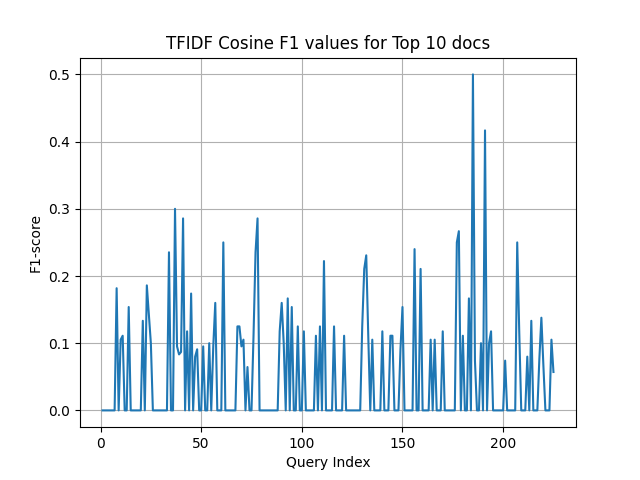
#> input picture TFIDF Cosine F1 values for Top 10 docs.png, 640 x 480 px
$ python -i assignment1.py   (imports and definitions only)
#> lines starting #> are read from the running program, lines starting #| are printed output that depends on the picture
import numpy as np
from sklearn.feature_extraction.text import ENGLISH_STOP_WORDS
from sklearn.feature_extraction.text import CountVectorizer
from sklearn.feature_extraction.text import TfidfVectorizer

from sklearn.metrics.pairwise import cosine_similarity
import matplotlib.pyplot as plt
from sklearn.metrics.pairwise import pairwise_distances
import pprint


class CustomTFIDFvectoriser(CountVectorizer):

    # [38 lines left out: function fit_transform, not called in this run]


# [8 lines not run here, left out]
'''Convert a file from txt to dictionary'''


def convert_file_dict(data):
    query_dict = {}
    query_id = data.split('.I')
    for k in query_id:
        if len(k) > 1:
            only_doc_matter = k.split('.W')
            unique_id = only_doc_matter[0].strip().split()[0]
            description = only_doc_matter[1]
            description = ' '.join(word for word in description.split() if word.lower() not in ENGLISH_STOP_WORDS)
            lowered_description = description.lower()
            query_dict[int(unique_id)] = lowered_description

    return query_dict


'''Convert all the values in dict to list that only contains all the values'''


def only_matter(id_matter_dict):
    matter_list = [id_matter_dict[idKey] for idKey in id_matter_dict]
    return matter_list


# [41 lines left out: functions relevancescores, qrelationFile, plotting_graphs, not called in this run]


'''All the values in dictionary is transferred to a list'''
# [1 line that did not run here, left out]
# [1 line that did not run here, left out]
vectorizer = CountVectorizer(binary=True, lowercase=True, stop_words=list(ENGLISH_STOP_WORDS))
# [1 line that did not run here, left out]
# [1 line that did not run here, left out]

''' Query Processing'''
# [1 line that did not run here, left out]
# [1 line that did not run here, left out]
# [1 line that did not run here, left out]
# [1 line that did not run here, left out]
# [1 line that did not run here, left out]

'''cosine similarity & Pairwise'''
# [1 line that did not run here, left out]
# [1 line that did not run here, left out]
# [1 line that did not run here, left out]
# [1 line that did not run here, left out]

# [1 line that did not run here, left out]

# [1 line that did not run here, left out]
# [1 line that did not run here, left out]

tfidf = CustomTFIDFvectoriser()
# [1 line that did not run here, left out]
# [1 line that did not run here, left out]

'''Cosine similarity'''
# [1 line that did not run here, left out]
# [1 line that did not run here, left out]

'''Euclidean'''
# [1 line that did not run here, left out]
# [1 line that did not run here, left out]

# [1 line that did not run here, left out]
# [1 line that did not run here, left out]

# [15 lines not run here, left out]

# [16 lines that did not run here, left out]

# [1 line not run here, left out]

>>> import cv2
>>> picture = cv2.imread('TFIDF Cosine F1 values for Top 10 docs.png', cv2.IMREAD_GRAYSCALE)
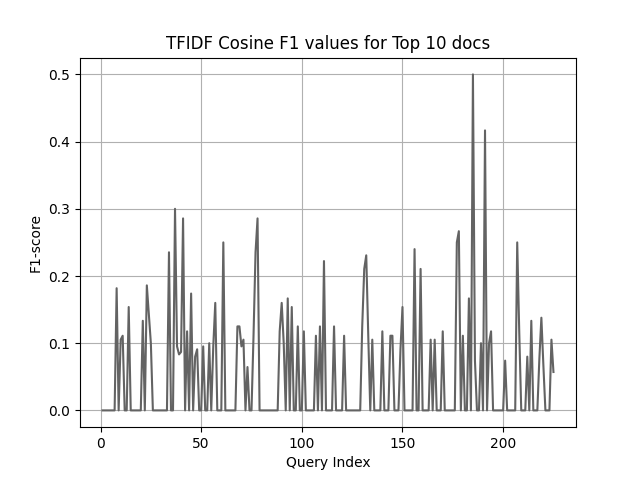
#> picture: shape (480, 640); min 0, max 255, mean 239.9
#> (the run stopped early here; a loop or call above may not have finished)

$ run again, on TFIDF Cosine Recall values for Top 10 docs.png
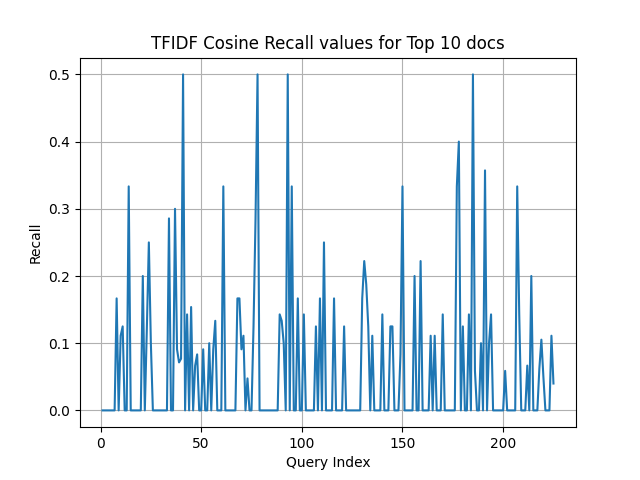
#> input picture TFIDF Cosine Recall values for Top 10 docs.png, 640 x 480 px
#> `picture = cv2.imread('TFIDF Cosine F1 values for Top 10 docs.png', cv2..`:
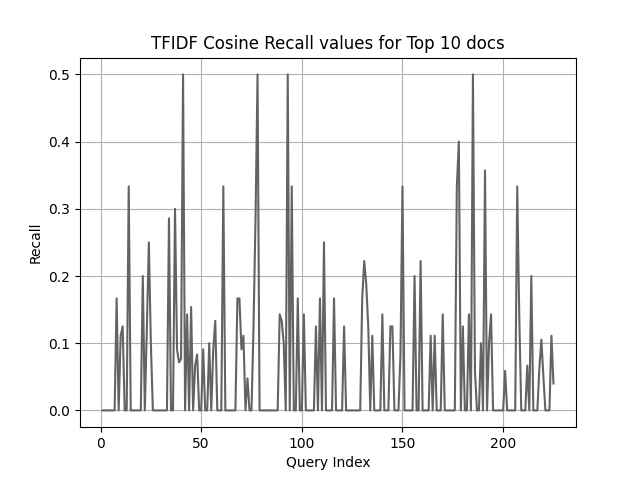
#> picture: shape (480, 640); min 0, max 255, mean 237.5

$ run again, on TFIDF Euclidean F1 values for Top 10 docs.png
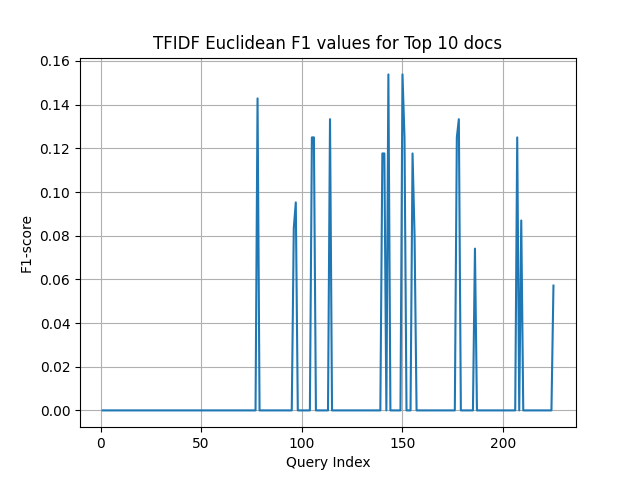
#> input picture TFIDF Euclidean F1 values for Top 10 docs.png, 640 x 480 px
#> `picture = cv2.imread('TFIDF Cosine F1 values for Top 10 docs.png', cv2..`:
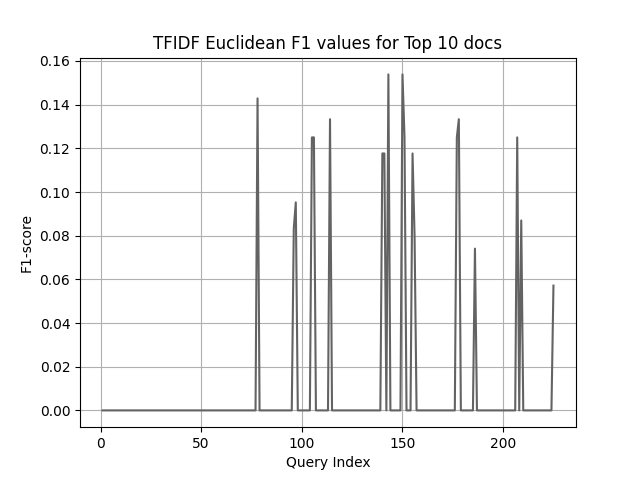
#> picture: shape (480, 640); min 0, max 255, mean 242.9
